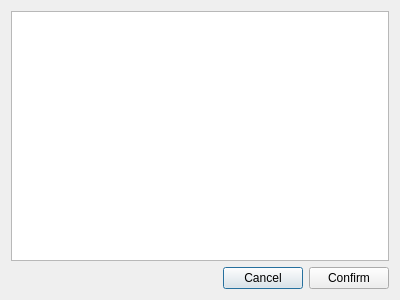
<?xml version="1.0" encoding="UTF-8"?>
<ui version="4.0">
 <class>Dialog</class>
 <widget class="QDialog" name="Dialog">
  <property name="geometry">
   <rect>
    <x>0</x>
    <y>0</y>
    <width>400</width>
    <height>300</height>
   </rect>
  </property>
  <property name="windowTitle">
   <string>Dialog</string>
  </property>
  <layout class="QVBoxLayout" name="verticalLayout">
   <item>
    <widget class="QListWidget" name="lw_rounds"/>
   </item>
   <item>
    <layout class="QHBoxLayout" name="horizontalLayout">
     <item>
      <spacer name="horizontalSpacer">
       <property name="orientation">
        <enum>Qt::Orientation::Horizontal</enum>
       </property>
       <property name="sizeHint" stdset="0">
        <size>
         <width>40</width>
         <height>20</height>
        </size>
       </property>
      </spacer>
     </item>
     <item>
      <widget class="QPushButton" name="pb_cancel">
       <property name="text">
        <string>Cancel</string>
       </property>
      </widget>
     </item>
     <item>
      <widget class="QPushButton" name="pb_confirm">
       <property name="text">
        <string>Confirm</string>
       </property>
      </widget>
     </item>
    </layout>
   </item>
  </layout>
 </widget>
 <resources/>
 <connections/>
</ui>
